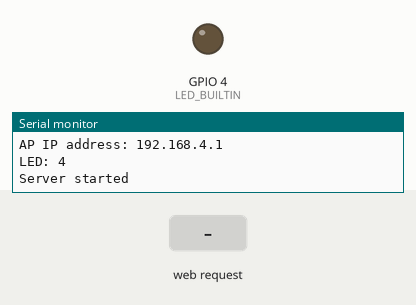
Recording of a sketch running on a simulated ESP32-C3. Shown: output pins drawn as LEDs (lit = HIGH), the last lines printed to the serial monitor. The test bench sets the inputs (shaded band).

Above: at 1.2 s.
1.3 s: HTTP request GET /H received
At 1.6 s:
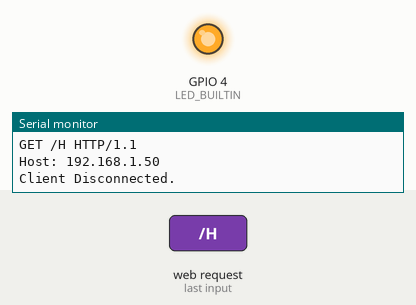
2.8 s: HTTP request GET /L received
At 3.9 s:
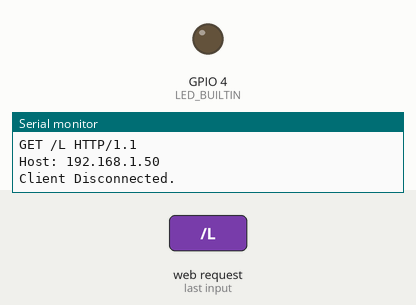
Timing chart, 0 to 5.8 s (numbered marks = the images above; inputs shaded):
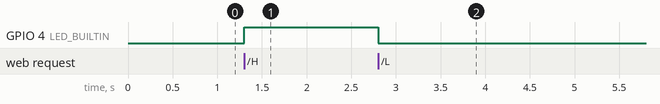

The sketch:

WiFiAccessPoint.ino
```cpp
/*
  WiFiAccessPoint.ino creates a WiFi access point and provides a web server on it.

  Steps:
  1. Connect to the access point "yourAp"
  2. Point your web browser to http://192.168.4.1/H to turn the LED on or http://192.168.4.1/L to turn it off
     OR
     Run raw TCP "GET /H" and "GET /L" on PuTTY terminal with 192.168.4.1 as IP address and 80 as port

  Created for arduino-esp32 on 04 July, 2018
  by Elochukwu Ifediora (fedy0)
*/

#include <WiFi.h>
#include <NetworkClient.h>
#include <WiFiAP.h>
#include "esp_wifi.h"

//#ifndef LED_BUILTIN
//#define LED_BUILTIN 2  // Set the GPIO pin where you connected your test LED or comment this line out if your dev board has a built-in LED
//#endif

// Set these to your desired credentials.
const char *ssid = "CACA_ESP32_C3";
const char *password = "12345678";
int LED_BUILTIN = 4;

NetworkServer server(80);

void setup() {
  pinMode(LED_BUILTIN, OUTPUT);

  Serial.begin(115200);
  Serial.println();
  Serial.println("Configuring access point...");

  // You can remove the password parameter if you want the AP to be open.
  // a valid password must have more than 7 characters
  WiFi.mode(WIFI_AP);
  esp_wifi_set_max_tx_power(40);

  if (!WiFi.softAP(ssid, password)) {
    log_e("Soft AP creation failed.");
    while (1);
  }
  IPAddress myIP = WiFi.softAPIP();
  Serial.print("AP IP address: ");
  Serial.println(myIP);
  Serial.print("LED: ");
  Serial.println("" + String(LED_BUILTIN));
  server.begin();

  Serial.println("Server started");
}

void loop() {
  NetworkClient client = server.accept();  // listen for incoming clients

  if (client) {                     // if you get a client,
    Serial.println("New Client.");  // print a message out the serial port
    String currentLine = "";        // make a String to hold incoming data from the client
    while (client.connected()) {    // loop while the client's connected
      if (client.available()) {     // if there's bytes to read from the client,
        char c = client.read();     // read a byte, then
        Serial.write(c);            // print it out the serial monitor
        if (c == '\n') {            // if the byte is a newline character

          // if the current line is blank, you got two newline characters in a row.
          // that's the end of the client HTTP request, so send a response:
          if (currentLine.length() == 0) {
            // HTTP headers always start with a response code (e.g. HTTP/1.1 200 OK)
            // and a content-type so the client knows what's coming, then a blank line:
            client.println("HTTP/1.1 200 OK");
            client.println("Content-type:text/html");
            client.println();

            // the content of the HTTP response follows the header:
            client.print("Click <a href=\"/H\">here</a> to turn ON the LED.<br>");
            client.print("Click <a href=\"/L\">here</a> to turn OFF the LED.<br>");

            // The HTTP response ends with another blank line:
            client.println();
            // break out of the while loop:
            break;
          } else {  // if you got a newline, then clear currentLine:
            currentLine = "";
          }
        } else if (c != '\r') {  // if you got anything else but a carriage return character,
          currentLine += c;      // add it to the end of the currentLine
        }

        // Check to see if the client request was "GET /H" or "GET /L":
        if (currentLine.endsWith("GET /H")) {
          digitalWrite(LED_BUILTIN, HIGH);  // GET /H turns the LED on
        }
        if (currentLine.endsWith("GET /L")) {
          digitalWrite(LED_BUILTIN, LOW);  // GET /L turns the LED off
        }
      }
    }
    // close the connection:
    client.stop();
    Serial.println("Client Disconnected.");
  }
}
```

Measured:
- after the input at 1.3 s, GPIO 4 (LED_BUILTIN): LOW → HIGH at once
- after the input at 2.8 s, GPIO 4 (LED_BUILTIN): HIGH → LOW at once
